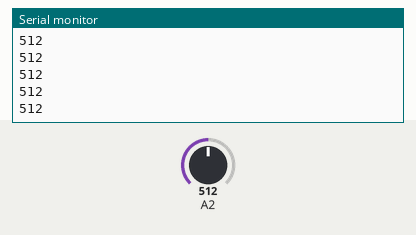
The sketch below on a simulated Arduino Uno, built with avr-gcc and run on an emulated ATmega328P. On the bench: the last lines printed to the serial monitor. Inputs (shaded band) come from the test bench; at power-on: A2 = 512.

Above: at 1.2 s.
1.3 s: A2 set to 716
At 2.2 s:
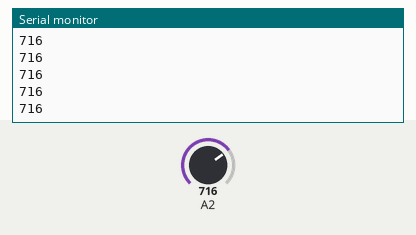
2.8 s: A2 set to 900
At 3.8 s:
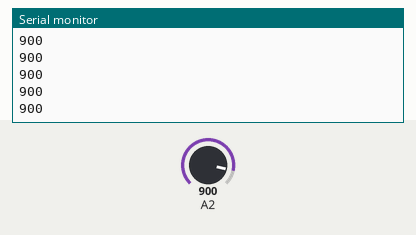
Timing chart, 0 to 5.8 s (numbered marks = the images above; inputs shaded):
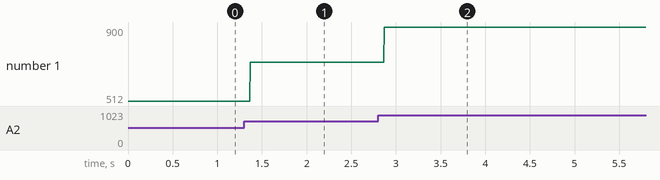

The sketch:

3.ino
```cpp
void setup ()
{
  Serial.begin(9600);
}

void loop ()
{
  int volt=analogRead(A2);
  Serial.println(volt);
}
```

Measured:
- after the input at 1.3 s, the serial monitor: prints a new line after 0.07 s (image 1)
- after the input at 2.8 s, the serial monitor: prints a new line after 0.07 s (image 2)
- plotted number 1: 512 → 716 after the input at 1.3 s, 716 → 900 after the input at 2.8 s
